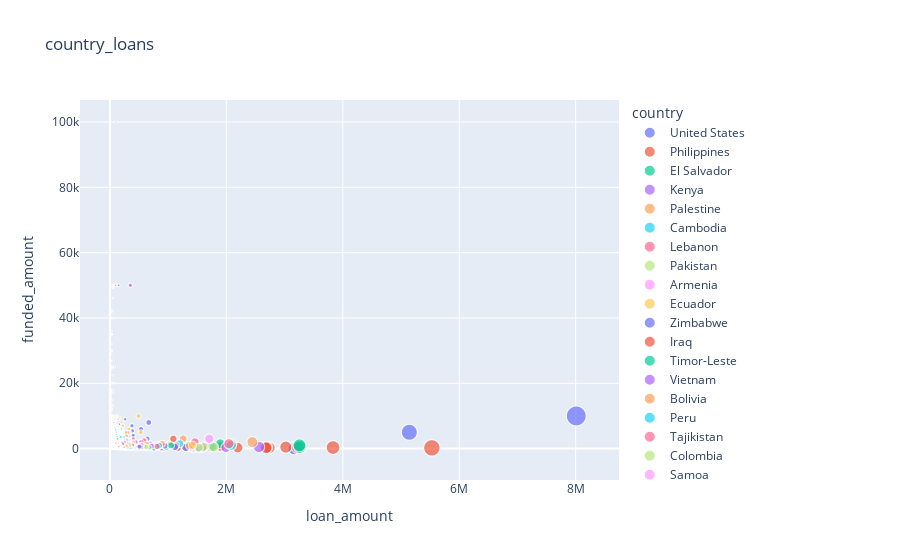

Write notebook code for a chart like this one.
### Code cell
px.scatter(Country_loans,x="loan_amount",y="funded_amount",title="country_loans",color= "country",size = "loan_amount")
